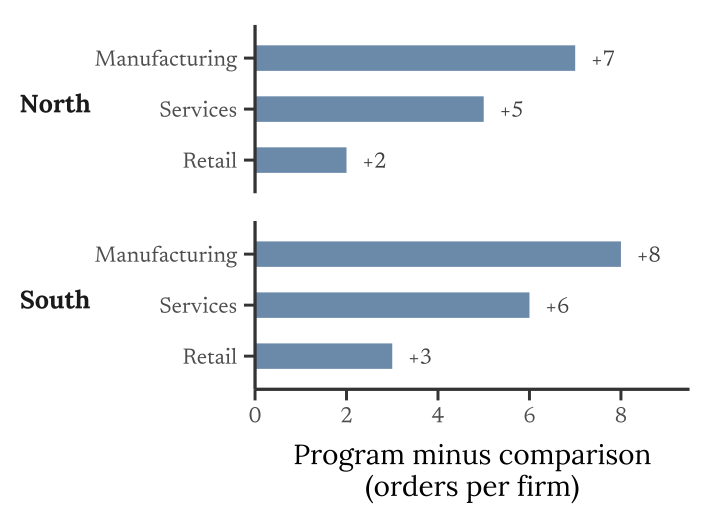

The R source for this figure:
example_dir <- dirname(normalizePath(sub("^--file=", "", grep("^--file=", commandArgs(), value = TRUE)[1]), winslash = "/"))
source(file.path(example_dir, "_setup.R"))
# Intent: compare descriptive gaps; position shows the contrast directly.
# Region is a meaningful grouping. No inference is implied by these toy values.
spec <- example_spec("fig_grouped_comparison", height = 5.2)
dat <- data.frame(region = rep(c("North", "South"), each = 3),
                  sector = rep(c("Retail", "Services", "Manufacturing"), 2),
                  program = c(31,36,42,30,38,40), comparison = c(29,31,35,27,32,32))
dat$gap <- dat$program - dat$comparison
dat$sector <- reorder(dat$sector, dat$gap)
p <- ggplot(dat, aes(gap, sector)) +
  geom_col(width = .5, fill = brand$primary) +
  geom_text(aes(label = sprintf("%+.0f", gap)), nudge_x = .35, hjust = 0,
            family = "Newsreader", size = label_pt, colour = "grey25") +
  facet_grid(region ~ ., scales = "free_y", space = "free_y", switch = "y") +
  scale_x_continuous(limits = c(0,9.5), breaks = seq(0,8,2), expand = expansion(mult = 0)) +
  scale_y_discrete(expand = expansion(add = .65)) +
  labs_pub(x = "Program minus comparison (orders per firm)", y = NULL, x_width = 28) +
  theme(strip.placement = "outside", strip.text.y.left = element_text(angle = 0),
        panel.spacing.y = grid::unit(20, "pt"))
stopifnot(all(dat$gap == dat$program - dat$comparison))
save_figure(p, spec)
